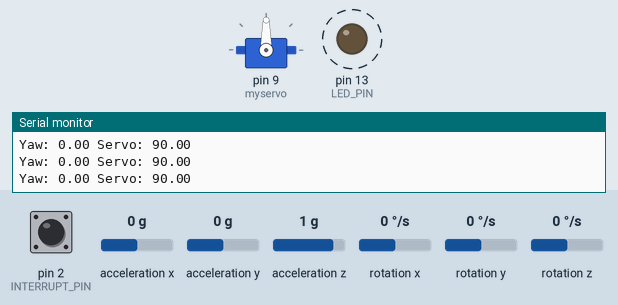
Bench run of a sketch on a simulated Arduino Leonardo, built with avr-gcc and run on an emulated ATmega32U4. On the bench: servo, output pins drawn as LEDs (lit = HIGH), the last lines printed to the serial monitor. Dashed ring = blinking. The inputs (shaded band) are chosen by the test bench; at power-on: acceleration x 0 g, acceleration y 0 g, pin 2 (INTERRUPT_PIN) LOW, acceleration z 1 g, rotation x 0 °/s, rotation y 0 °/s, rotation z 0 °/s. The sensor or clock chip raises its interrupt line as the real part does.

Above: at 1.3 s.
1.8 s: acceleration x set to -1.4 g
At 2.25 s:
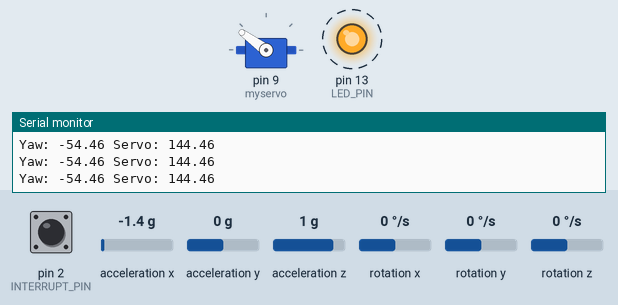
4.8 s: acceleration y set to -1.4 g
At 5.42 s:
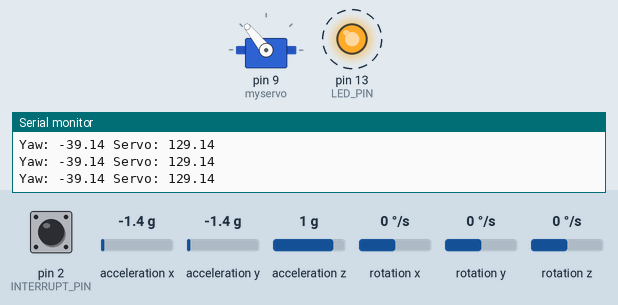
7.8 s: acceleration x set to -0.8 g
At 8.59 s:
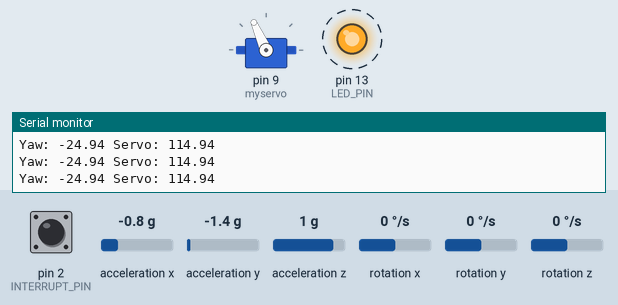
10.8 s: acceleration x set to 0.8 g
At 11.12 s:
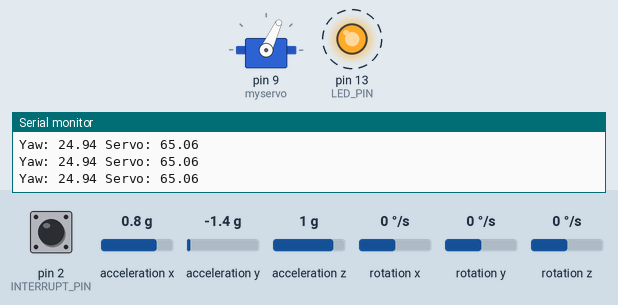
13.8 s: acceleration y set to -0.8 g
At 14.29 s:
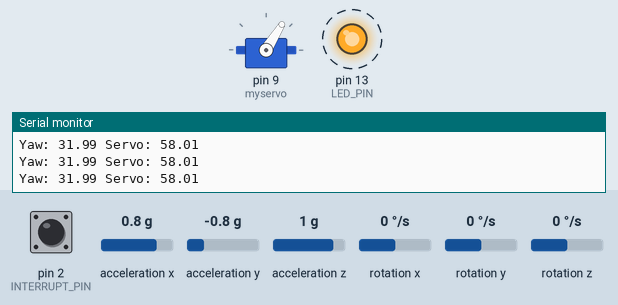
16.8 s: acceleration x set to 0 g
At 17.45 s:
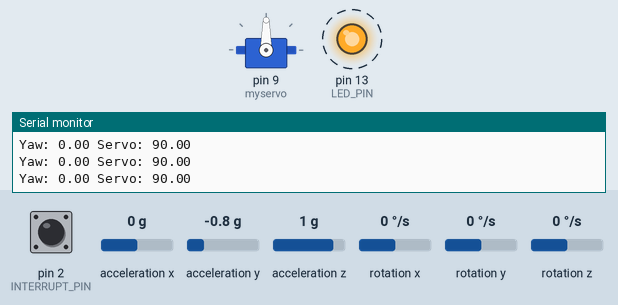
Timing chart, 0 to 20.8 s (numbered marks = the images above; inputs shaded):
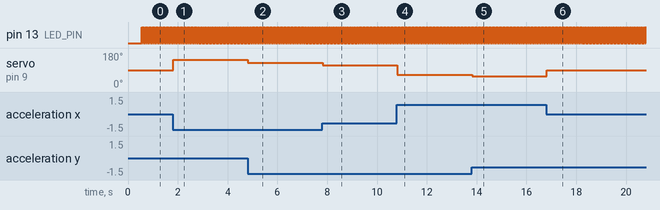

The sketch:

gyro_servo.ino
```cpp
// I2C device class (I2Cdev) demonstration Arduino sketch for MPU6050 class using DMP (MotionApps v2.0)
// 6/21/2012 by Jeff Rowberg <jeff@rowberg.net>
// Updates should (hopefully) always be available at https://github.com/jrowberg/i2cdevlib
//
// Changelog:
//      2019-07-08 - Added Auto Calibration and offset generator
//       - and altered FIFO retrieval sequence to avoid using blocking code
//      2016-04-18 - Eliminated a potential infinite loop
//      2013-05-08 - added seamless Fastwire support
//                 - added note about gyro calibration
//      2012-06-21 - added note about Arduino 1.0.1 + Leonardo compatibility error
//      2012-06-20 - improved FIFO overflow handling and simplified read process
//      2012-06-19 - completely rearranged DMP initialization code and simplification
//      2012-06-13 - pull gyro and accel data from FIFO packet instead of reading directly
//      2012-06-09 - fix broken FIFO read sequence and change interrupt detection to RISING
//      2012-06-05 - add gravity-compensated initial reference frame acceleration output
//                 - add 3D math helper file to DMP6 example sketch
//                 - add Euler output and Yaw/Pitch/Roll output formats
//      2012-06-04 - remove accel offset clearing for better results (thanks Sungon Lee)
//      2012-06-01 - fixed gyro sensitivity to be 2000 deg/sec instead of 250
//      2012-05-30 - basic DMP initialization working

/* ============================================
I2Cdev device library code is placed under the MIT license
Copyright (c) 2012 Jeff Rowberg

Permission is hereby granted, free of charge, to any person obtaining a copy
of this software and associated documentation files (the "Software"), to deal
in the Software without restriction, including without limitation the rights
to use, copy, modify, merge, publish, distribute, sublicense, and/or sell
copies of the Software, and to permit persons to whom the Software is
furnished to do so, subject to the following conditions:

The above copyright notice and this permission notice shall be included in
all copies or substantial portions of the Software.

THE SOFTWARE IS PROVIDED "AS IS", WITHOUT WARRANTY OF ANY KIND, EXPRESS OR
IMPLIED, INCLUDING BUT NOT LIMITED TO THE WARRANTIES OF MERCHANTABILITY,
FITNESS FOR A PARTICULAR PURPOSE AND NONINFRINGEMENT. IN NO EVENT SHALL THE
AUTHORS OR COPYRIGHT HOLDERS BE LIABLE FOR ANY CLAIM, DAMAGES OR OTHER
LIABILITY, WHETHER IN AN ACTION OF CONTRACT, TORT OR OTHERWISE, ARISING FROM,
OUT OF OR IN CONNECTION WITH THE SOFTWARE OR THE USE OR OTHER DEALINGS IN
THE SOFTWARE.
===============================================
*/

// I2Cdev and MPU6050 must be installed as libraries, or else the .cpp/.h files
// for both classes must be in the include path of your project
#include "I2Cdev.h"

#include "MPU6050_6Axis_MotionApps20.h"
//#include "MPU6050.h" // not necessary if using MotionApps include file

// Arduino Wire library is required if I2Cdev I2CDEV_ARDUINO_WIRE implementation
// is used in I2Cdev.h
#if I2CDEV_IMPLEMENTATION == I2CDEV_ARDUINO_WIRE
    #include "Wire.h"
#endif

// class default I2C address is 0x68
// specific I2C addresses may be passed as a parameter here
// AD0 low = 0x68 (default for SparkFun breakout and InvenSense evaluation board)
// AD0 high = 0x69
MPU6050 mpu;
//MPU6050 mpu(0x69); // <-- use for AD0 high

/* =========================================================================
   NOTE: In addition to connection 3.3v, GND, SDA, and SCL, this sketch
   depends on the MPU-6050's INT pin being connected to the Arduino's
   external interrupt #0 pin. On the Arduino Uno and Mega 2560, this is
   digital I/O pin 2.
 * ========================================================================= */

/* =========================================================================
   NOTE: Arduino v1.0.1 with the Leonardo board generates a compile error
   when using Serial.write(buf, len). The Teapot output uses this method.
   The solution requires a modification to the Arduino USBAPI.h file, which
   is fortunately simple, but annoying. This will be fixed in the next IDE
   release. For more info, see these links:

   http://arduino.cc/forum/index.php/topic,109987.0.html
   http://code.google.com/p/arduino/issues/detail?id=958
 * ========================================================================= */


// uncomment "OUTPUT_READABLE_QUATERNION" if you want to see the actual
// quaternion components in a [w, x, y, z] format (not best for parsing
// on a remote host such as Processing or something though)
//#define OUTPUT_READABLE_QUATERNION

// uncomment "OUTPUT_READABLE_EULER" if you want to see Euler angles
// (in degrees) calculated from the quaternions coming from the FIFO.
// Note that Euler angles suffer from gimbal lock (for more info, see
// http://en.wikipedia.org/wiki/Gimbal_lock)
//#define OUTPUT_READABLE_EULER

// uncomment "OUTPUT_READABLE_YAWPITCHROLL" if you want to see the yaw/
// pitch/roll angles (in degrees) calculated from the quaternions coming
// from the FIFO. Note this also requires gravity vector calculations.
// Also note that yaw/pitch/roll angles suffer from gimbal lock (for
// more info, see: http://en.wikipedia.org/wiki/Gimbal_lock)
#define OUTPUT_READABLE_YAWPITCHROLL

// uncomment "OUTPUT_READABLE_REALACCEL" if you want to see acceleration
// components with gravity removed. This acceleration reference frame is
// not compensated for orientation, so +X is always +X according to the
// sensor, just without the effects of gravity. If you want acceleration
// compensated for orientation, us OUTPUT_READABLE_WORLDACCEL instead.
//#define OUTPUT_READABLE_REALACCEL

// uncomment "OUTPUT_READABLE_WORLDACCEL" if you want to see acceleration
// components with gravity removed and adjusted for the world frame of
// reference (yaw is relative to initial orientation, since no magnetometer
// is present in this case). Could be quite handy in some cases.
//#define OUTPUT_READABLE_WORLDACCEL

// uncomment "OUTPUT_TEAPOT" if you want output that matches the
// format used for the InvenSense teapot demo
//#define OUTPUT_TEAPOT


#define INTERRUPT_PIN 2  // use pin 2 on Arduino Uno & most boards
#define LED_PIN 13 // (Arduino is 13, Teensy is 11, Teensy++ is 6)
bool blinkState = false;

// MPU control/status vars
bool dmpReady = false;  // set true if DMP init was successful
uint8_t mpuIntStatus;   // holds actual interrupt status byte from MPU
uint8_t devStatus;      // return status after each device operation (0 = success, !0 = error)
uint16_t packetSize;    // expected DMP packet size (default is 42 bytes)
uint16_t fifoCount;     // count of all bytes currently in FIFO
uint8_t fifoBuffer[64]; // FIFO storage buffer

// orientation/motion vars
Quaternion q;           // [w, x, y, z]         quaternion container
VectorInt16 aa;         // [x, y, z]            accel sensor measurements
VectorInt16 aaReal;     // [x, y, z]            gravity-free accel sensor measurements
VectorInt16 aaWorld;    // [x, y, z]            world-frame accel sensor measurements
VectorFloat gravity;    // [x, y, z]            gravity vector
float euler[3];         // [psi, theta, phi]    Euler angle container
float ypr[3];           // [yaw, pitch, roll]   yaw/pitch/roll container and gravity vector

// packet structure for InvenSense teapot demo
uint8_t teapotPacket[14] = { '$', 0x02, 0,0, 0,0, 0,0, 0,0, 0x00, 0x00, '\r', '\n' };


// ================================================================
// ===               INTERRUPT DETECTION ROUTINE                ===
// ================================================================

volatile bool mpuInterrupt = false;     // indicates whether MPU interrupt pin has gone high
void dmpDataReady() {
    mpuInterrupt = true;
}

#include <Servo.h>
Servo myservo;
int pos = 0;
float y;

// ================================================================
// ===                      INITIAL SETUP                       ===
// ================================================================

void setup() {

myservo.attach(9);
myservo.write(90);

    // join I2C bus (I2Cdev library doesn't do this automatically)
    #if I2CDEV_IMPLEMENTATION == I2CDEV_ARDUINO_WIRE
        Wire.begin();
        Wire.setClock(400000); // 400kHz I2C clock. Comment this line if having compilation difficulties
    #elif I2CDEV_IMPLEMENTATION == I2CDEV_BUILTIN_FASTWIRE
        Fastwire::setup(400, true);
    #endif

    // initialize serial communication
    // (115200 chosen because it is required for Teapot Demo output, but it's
    // really up to you depending on your project)
    Serial.begin(115200);
    while (!Serial); // wait for Leonardo enumeration, others continue immediately

    // NOTE: 8MHz or slower host processors, like the Teensy @ 3.3V or Arduino
    // Pro Mini running at 3.3V, cannot handle this baud rate reliably due to
    // the baud timing being too misaligned with processor ticks. You must use
    // 38400 or slower in these cases, or use some kind of external separate
    // crystal solution for the UART timer.

    // initialize device
    Serial.println(F("Initializing I2C devices..."));
    mpu.initialize();
    pinMode(INTERRUPT_PIN, INPUT);

    // verify connection
    Serial.println(F("Testing device connections..."));
    Serial.println(mpu.testConnection() ? F("MPU6050 connection successful") : F("MPU6050 connection failed"));
/*
    // wait for ready
    Serial.println(F("\nSend any character to begin DMP programming and demo: "));
    while (Serial.available() && Serial.read()); // empty buffer
    while (!Serial.available());                 // wait for data
    while (Serial.available() && Serial.read()); // empty buffer again
*/
    // load and configure the DMP
    Serial.println(F("Initializing DMP..."));
    devStatus = mpu.dmpInitialize();

    // supply your own gyro offsets here, scaled for min sensitivity
    mpu.setXGyroOffset(220);
    mpu.setYGyroOffset(76);
    mpu.setZGyroOffset(-85);
    mpu.setZAccelOffset(1788); // 1688 factory default for my test chip

    // make sure it worked (returns 0 if so)
    if (devStatus == 0) {
        // Calibration Time: generate offsets and calibrate our MPU6050
        mpu.CalibrateAccel(6);
        mpu.CalibrateGyro(6);
        mpu.PrintActiveOffsets();
        // turn on the DMP, now that it's ready
        Serial.println(F("Enabling DMP..."));
        mpu.setDMPEnabled(true);

        // enable Arduino interrupt detection
        Serial.print(F("Enabling interrupt detection (Arduino external interrupt "));
        Serial.print(digitalPinToInterrupt(INTERRUPT_PIN));
        Serial.println(F(")..."));
        attachInterrupt(digitalPinToInterrupt(INTERRUPT_PIN), dmpDataReady, RISING);
        mpuIntStatus = mpu.getIntStatus();

        // set our DMP Ready flag so the main loop() function knows it's okay to use it
        Serial.println(F("DMP ready! Waiting for first interrupt..."));
        dmpReady = true;

        // get expected DMP packet size for later comparison
        packetSize = mpu.dmpGetFIFOPacketSize();
    } else {
        // ERROR!
        // 1 = initial memory load failed
        // 2 = DMP configuration updates failed
        // (if it's going to break, usually the code will be 1)
        Serial.print(F("DMP Initialization failed (code "));
        Serial.print(devStatus);
        Serial.println(F(")"));
    }

    // configure LED for output
    pinMode(LED_PIN, OUTPUT);
}


// ================================================================
// ===                    MAIN PROGRAM LOOP                     ===
// ================================================================

void loop() {
    // if programming failed, don't try to do anything
    if (!dmpReady) return;
    // read a packet from FIFO
    if (mpu.dmpGetCurrentFIFOPacket(fifoBuffer)) { // Get the Latest packet
        #ifdef OUTPUT_READABLE_QUATERNION
            // display quaternion values in easy matrix form: w x y z
            mpu.dmpGetQuaternion(&q, fifoBuffer);
            Serial.print("quat\t");
            Serial.print(q.w);
            Serial.print("\t");
            Serial.print(q.x);
            Serial.print("\t");
            Serial.print(q.y);
            Serial.print("\t");
            Serial.println(q.z);
        #endif

        #ifdef OUTPUT_READABLE_EULER
            // display Euler angles in degrees
            mpu.dmpGetQuaternion(&q, fifoBuffer);
            mpu.dmpGetEuler(euler, &q);
            Serial.print("euler\t");
            Serial.print(euler[0] * 180/M_PI);
            Serial.print("\t");
            Serial.print(euler[1] * 180/M_PI);
            Serial.print("\t");
            Serial.println(euler[2] * 180/M_PI);
        #endif

        #ifdef OUTPUT_READABLE_YAWPITCHROLL
            // display Euler angles in degrees
            mpu.dmpGetQuaternion(&q, fifoBuffer);
            mpu.dmpGetGravity(&gravity, &q);
            mpu.dmpGetYawPitchRoll(ypr, &q, &gravity);
            /*Serial.print("ypr\t");
            Serial.print(ypr[0] * 180/M_PI);
            Serial.print("\t");
            Serial.print(ypr[1] * 180/M_PI);
            Serial.print("\t");
            Serial.println(ypr[2] * 180/M_PI);*/

            y = ypr[1]*180/M_PI;
            Serial.print("Yaw: ");
            Serial.print(y);
            Serial.print(" ");
            Serial.print("Servo: ");
            Serial.println(90-y);
            myservo.write(90-y);
            delay(25);


        #endif

        #ifdef OUTPUT_READABLE_REALACCEL
            // display real acceleration, adjusted to remove gravity
            mpu.dmpGetQuaternion(&q, fifoBuffer);
            mpu.dmpGetAccel(&aa, fifoBuffer);
            mpu.dmpGetGravity(&gravity, &q);
            mpu.dmpGetLinearAccel(&aaReal, &aa, &gravity);
            Serial.print("areal\t");
            Serial.print(aaReal.x);
            Serial.print("\t");
            Serial.print(aaReal.y);
            Serial.print("\t");
            Serial.println(aaReal.z);
        #endif

        #ifdef OUTPUT_READABLE_WORLDACCEL
            // display initial world-frame acceleration, adjusted to remove gravity
            // and rotated based on known orientation from quaternion
            mpu.dmpGetQuaternion(&q, fifoBuffer);
            mpu.dmpGetAccel(&aa, fifoBuffer);
            mpu.dmpGetGravity(&gravity, &q);
            mpu.dmpGetLinearAccel(&aaReal, &aa, &gravity);
            mpu.dmpGetLinearAccelInWorld(&aaWorld, &aaReal, &q);
            Serial.print("aworld\t");
            Serial.print(aaWorld.x);
            Serial.print("\t");
            Serial.print(aaWorld.y);
            Serial.print("\t");
            Serial.println(aaWorld.z);
        #endif

        #ifdef OUTPUT_TEAPOT
            // display quaternion values in InvenSense Teapot demo format:
            teapotPacket[2] = fifoBuffer[0];
            teapotPacket[3] = fifoBuffer[1];
            teapotPacket[4] = fifoBuffer[4];
            teapotPacket[5] = fifoBuffer[5];
            teapotPacket[6] = fifoBuffer[8];
            teapotPacket[7] = fifoBuffer[9];
            teapotPacket[8] = fifoBuffer[12];
            teapotPacket[9] = fifoBuffer[13];
            Serial.write(teapotPacket, 14);
            teapotPacket[11]++; // packetCount, loops at 0xFF on purpose
        #endif

        // blink LED to indicate activity
        blinkState = !blinkState;
        digitalWrite(LED_PIN, blinkState);
    }
}
```

Measured:
- after the input at 1.8 s, servo on pin 9 (myservo): 90° → 144° at once
- after the input at 4.8 s, servo on pin 9 (myservo): 144° → 129° at once
- after the input at 7.8 s, servo on pin 9 (myservo): 129° → 114° at once
- after the input at 10.8 s, servo on pin 9 (myservo): 114° → 65° at once
- after the input at 13.8 s, servo on pin 9 (myservo): 65° → 58° at once
- after the input at 16.8 s, servo on pin 9 (myservo): 58° → 90° at once
- by itself, pin 13 (LED_PIN): alternates HIGH for 0.04 s and LOW for 0.04 s
